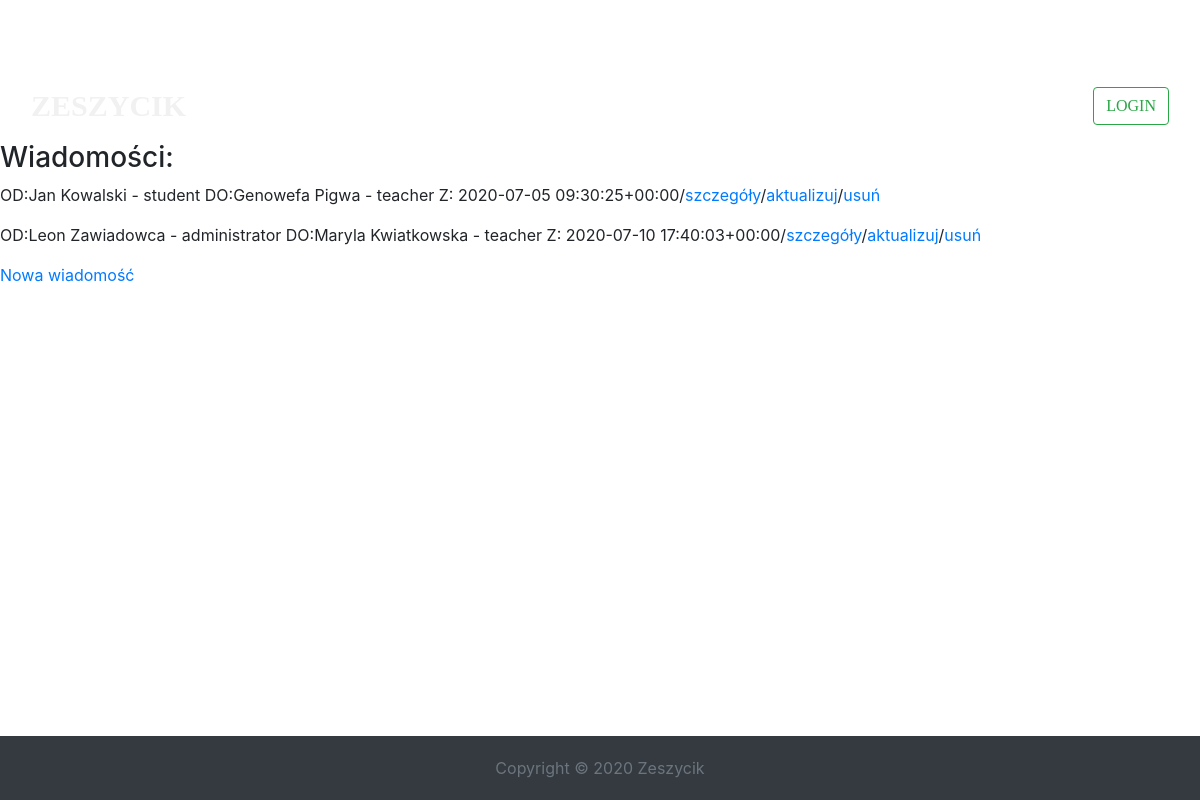
The page /messages on the database its author committed.
### school/models.py (models this page shows, shortened)
class Message(models.Model):
    author = models.ForeignKey(SchoolUser, on_delete=models.DO_NOTHING, related_name='author')
    target = models.ForeignKey(SchoolUser, on_delete=models.DO_NOTHING, related_name='target')
    text = models.TextField()
    created = models.DateTimeField(default=timezone.now)
    def __str__(self):
        return f'OD:{self.author} DO:{self.target} Z: {self.created}'

class SchoolUser(models.Model):
    USERS_KIND = [
        ('administrator', 'Dyrektor'),
        ('teacher', 'Nauczyciel'),
        ('student', 'Uczeń')
    ]
    user = models.OneToOneField(User, on_delete=models.CASCADE, null=True, blank=True)
    permissions = models.CharField(choices=USERS_KIND, max_length=15)
    grades = models.CharField(max_length=150, default='')
    def __str__(self):
        return f'{self.user.first_name} {self.user.last_name} - {self.permissions}'

### school/views.py (the view)
# urls.py: path('messages', MessageListView.as_view(), name='messages_list'),
class MessageListView(ListView):
    template_name = 'messages_list.html'
    model = Message
    context_object_name = 'messages'

### school/templates/messages_list.html (shortened to what this page needs)
{% extends 'base.html' %}
{% load static %}
{% block content %}
    <link rel="stylesheet" type="text/css" href="{% static 'css/index.css' %}">
    <h3>Wiadomości:</h3>
    {% for message in messages %}
        <p>{{ message }}/<a href="{% url 'message_detail' message.pk %}">szczegóły</a>/<a href="{% url 'message_update' message.pk %}">aktualizuj</a>/<a href="{% url 'message_delete' message.pk %}">usuń</a></p>
    {% endfor %}
    <a href="{% url 'message_create' %}">Nowa wiadomość</a>
{% endblock content %}

### static/css/index.css (style rules this page uses)
body { margin-top: 70px; background-attachment: fixed; background-size: 100%; font-size: 16px; }

### rows shown on the page
Message: author+target+created "OD:Jan Kowalski - student DO:Genowefa Pigwa - teacher Z: 2020-07-05 09:30:25+00:00"
Message: author+target+created "OD:Leon Zawiadowca - administrator DO:Maryla Kwiatkowska - teacher Z: 2020-07-10 17:40:03+00:00"
